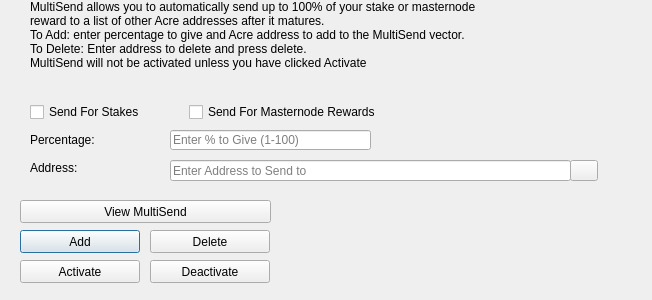
<?xml version="1.0" encoding="UTF-8"?>
<ui version="4.0">
 <class>MultiSendDialog</class>
 <widget class="QDialog" name="MultiSendDialog">
  <property name="windowModality">
   <enum>Qt::NonModal</enum>
  </property>
  <property name="geometry">
   <rect>
    <x>0</x>
    <y>0</y>
    <width>652</width>
    <height>300</height>
   </rect>
  </property>
  <property name="windowTitle">
   <string>MultiSend</string>
  </property>
  <widget class="QLineEdit" name="multiSendPercentEdit">
   <property name="geometry">
    <rect>
     <x>170</x>
     <y>130</y>
     <width>201</width>
     <height>20</height>
    </rect>
   </property>
   <property name="toolTip">
    <string>Enter whole numbers 1 - 100</string>
   </property>
   <property name="placeholderText">
    <string>Enter % to Give (1-100)</string>
   </property>
  </widget>
  <widget class="QLineEdit" name="multiSendAddressEdit">
   <property name="geometry">
    <rect>
     <x>170</x>
     <y>160</y>
     <width>401</width>
     <height>21</height>
    </rect>
   </property>
   <property name="toolTip">
    <string/>
   </property>
   <property name="placeholderText">
    <string>Enter Address to Send to</string>
   </property>
  </widget>
  <widget class="QLabel" name="label_2">
   <property name="geometry">
    <rect>
     <x>30</x>
     <y>0</y>
     <width>451</width>
     <height>121</height>
    </rect>
   </property>
   <property name="lineWidth">
    <number>1</number>
   </property>
   <property name="text">
    <string>MultiSend allows you to automatically send up to 100% of your stake or masternode reward to a list of other Acre addresses after it matures.
To Add: enter percentage to give and Acre address to add to the MultiSend vector.
To Delete: Enter address to delete and press delete.
MultiSend will not be activated unless you have clicked Activate</string>
   </property>
   <property name="alignment">
    <set>Qt::AlignLeading|Qt::AlignLeft|Qt::AlignTop</set>
   </property>
   <property name="wordWrap">
    <bool>true</bool>
   </property>
  </widget>
  <widget class="QLabel" name="message">
   <property name="geometry">
    <rect>
     <x>290</x>
     <y>200</y>
     <width>351</width>
     <height>91</height>
    </rect>
   </property>
   <property name="text">
    <string/>
   </property>
  </widget>
  <widget class="QPushButton" name="addButton">
   <property name="geometry">
    <rect>
     <x>20</x>
     <y>230</y>
     <width>120</width>
     <height>23</height>
    </rect>
   </property>
   <property name="toolTip">
    <string/>
   </property>
   <property name="statusTip">
    <string>Add to MultiSend Vector</string>
   </property>
   <property name="text">
    <string>Add</string>
   </property>
  </widget>
  <widget class="QPushButton" name="disableButton">
   <property name="geometry">
    <rect>
     <x>150</x>
     <y>260</y>
     <width>120</width>
     <height>23</height>
    </rect>
   </property>
   <property name="statusTip">
    <string>Deactivate MultiSend</string>
   </property>
   <property name="text">
    <string>Deactivate</string>
   </property>
  </widget>
  <widget class="QPushButton" name="addressBookButton">
   <property name="geometry">
    <rect>
     <x>570</x>
     <y>160</y>
     <width>28</width>
     <height>21</height>
    </rect>
   </property>
   <property name="toolTip">
    <string>Choose an address from the address book</string>
   </property>
   <property name="text">
    <string/>
   </property>
   <property name="icon">
    <iconset resource="../acre.qrc">
     <normaloff>:/icons/address-book</normaloff>:/icons/address-book</iconset>
   </property>
   <property name="shortcut">
    <string>Alt+A</string>
   </property>
   <property name="autoDefault">
    <bool>false</bool>
   </property>
  </widget>
  <widget class="QLabel" name="label">
   <property name="geometry">
    <rect>
     <x>30</x>
     <y>130</y>
     <width>121</width>
     <height>20</height>
    </rect>
   </property>
   <property name="toolTip">
    <string>Percentage of stake to send</string>
   </property>
   <property name="text">
    <string>Percentage:</string>
   </property>
  </widget>
  <widget class="QLabel" name="label_5">
   <property name="geometry">
    <rect>
     <x>30</x>
     <y>160</y>
     <width>111</width>
     <height>16</height>
    </rect>
   </property>
   <property name="toolTip">
    <string>Address to send portion of stake to</string>
   </property>
   <property name="text">
    <string>Address:</string>
   </property>
  </widget>
  <widget class="QPushButton" name="deleteButton">
   <property name="geometry">
    <rect>
     <x>150</x>
     <y>230</y>
     <width>120</width>
     <height>23</height>
    </rect>
   </property>
   <property name="toolTip">
    <string/>
   </property>
   <property name="statusTip">
    <string>Delete Address From MultiSend Vector</string>
   </property>
   <property name="text">
    <string>Delete</string>
   </property>
  </widget>
  <widget class="QPushButton" name="activateButton">
   <property name="geometry">
    <rect>
     <x>20</x>
     <y>260</y>
     <width>120</width>
     <height>23</height>
    </rect>
   </property>
   <property name="statusTip">
    <string>Activate MultiSend</string>
   </property>
   <property name="text">
    <string>Activate</string>
   </property>
  </widget>
  <widget class="QPushButton" name="viewButton">
   <property name="geometry">
    <rect>
     <x>20</x>
     <y>200</y>
     <width>251</width>
     <height>23</height>
    </rect>
   </property>
   <property name="toolTip">
    <string/>
   </property>
   <property name="statusTip">
    <string>View MultiSend Vector</string>
   </property>
   <property name="text">
    <string>View MultiSend</string>
   </property>
  </widget>
  <widget class="QWidget" name="horizontalLayoutWidget">
   <property name="geometry">
    <rect>
     <x>30</x>
     <y>100</y>
     <width>351</width>
     <height>24</height>
    </rect>
   </property>
   <layout class="QHBoxLayout" name="horizontalLayout">
    <item>
     <widget class="QCheckBox" name="multiSendStakeCheckBox">
      <property name="text">
       <string>Send For Stakes</string>
      </property>
     </widget>
    </item>
    <item>
     <widget class="QCheckBox" name="multiSendMasternodeCheckBox">
      <property name="text">
       <string>Send For Masternode Rewards</string>
      </property>
     </widget>
    </item>
   </layout>
  </widget>
 </widget>
 <resources>
  <include location="../acre.qrc"/>
 </resources>
 <connections/>
</ui>
